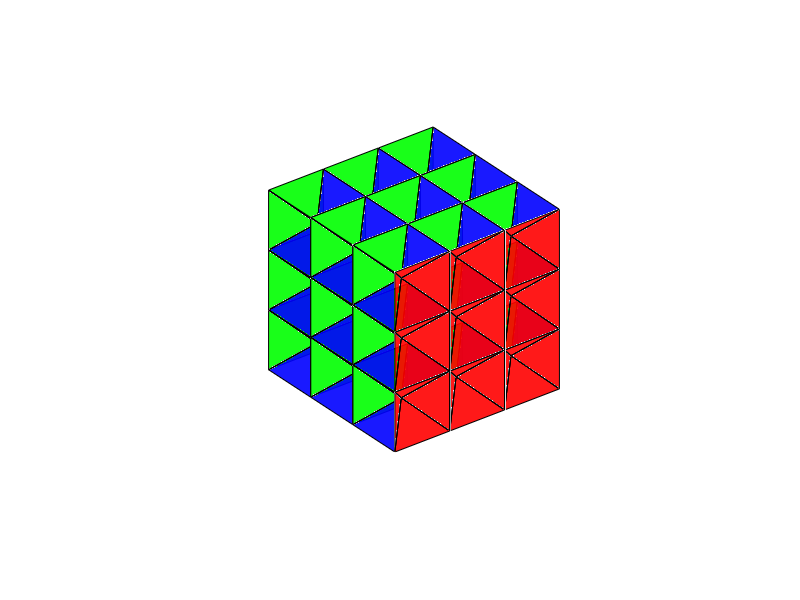

The MATLAB source for this figure:
clear all; close all;
nx=3; ny=3; nz=3;
%nx=1; ny=1; nz=1;

L=1;
alpha=0.9;
%C1=[1 1 1].*0.6;
%C2=[1 1 1].*0.75;
%C3=[1 1 1].*0.9;

C1=[1 0 0];
C2=[0 1 0];
C3=[0 0 1];


figure(1),view(3), hold on;
axis([0,L,0,L,0,L]);

for i=0:nx-1
  xoff=i*L;
  for j=0:ny-1
    yoff=j*L;
    for k=0:nz-1
      zoff=k*L;
      %plot3([0 L]+xoff,[0 L]+yoff,[0 L]+zoff,'b-');
      %plot3([0 L]+xoff,[L 0]+yoff,[0 L]+zoff,'b-');
      %plot3([L 0]+xoff,[0 L]+yoff,[0 L]+zoff,'b-');
  
      X=[0 0.5 1].*L+xoff;
      Y=[0 0.5 0].*L+yoff;
      Z=[0 0.5 0].*L+zoff;
      C=C1;
      patch('XData',X,'YData',Y,'ZData',Z,'FaceColor',C,'FaceAlpha',alpha);

      Z=[1 0.5 1].*L+zoff;
      patch('XData',X,'YData',Y,'ZData',Z,'FaceColor',C,'FaceAlpha',alpha);

      X=[0 0.5 0].*L+xoff;
      Z=[0 0.5 1].*L+zoff;
      patch('XData',X,'YData',Y,'ZData',Z,'FaceColor',C,'FaceAlpha',alpha);
  
      X=[1 0.5 1].*L+xoff;
      patch('XData',X,'YData',Y,'ZData',Z,'FaceColor',C,'FaceAlpha',alpha);

%%%%%%%%%%%%%%%%%%%%%%%%%%%%%%%%%%%%%%%%%%%%%%%%%%%%%%%%%%%%%%%%%%%%%%%%%%%%%%%%%%%%%%%%%%%

      X=[0 0.5 1].*L+xoff;
      Y=[1 0.5 1].*L+yoff;
      Z=[0 0.5 0].*L+zoff;
      C=C2;
      patch('XData',X,'YData',Y,'ZData',Z,'FaceColor',C,'FaceAlpha',alpha);

      Z=[1 0.5 1].*L+zoff;
      patch('XData',X,'YData',Y,'ZData',Z,'FaceColor',C,'FaceAlpha',alpha);

      X=[0 0.5 0].*L+xoff;
      Z=[0 0.5 1].*L+zoff;
      patch('XData',X,'YData',Y,'ZData',Z,'FaceColor',C,'FaceAlpha',alpha);
  
      X=[1 0.5 1].*L+xoff;
      patch('XData',X,'YData',Y,'ZData',Z,'FaceColor',C,'FaceAlpha',alpha);

%%%%%%%%%%%%%%%%%%%%%%%%%%%%%%%%%%%%%%%%%%%%%%%%%%%%%%%%%%%%%%%%%%%%%%%%%%%%%%%%%%%%%%%%%%%

      X=[0 0.5 0].*L+xoff;
      Y=[0 0.5 1].*L+yoff;
      Z=[0 0.5 0].*L+zoff;
      C=C3;
      patch('XData',X,'YData',Y,'ZData',Z,'FaceColor',C,'FaceAlpha',alpha);

      Z=[1 0.5 1].*L+zoff;
      patch('XData',X,'YData',Y,'ZData',Z,'FaceColor',C,'FaceAlpha',alpha);

      X=[1 0.5 1].*L+xoff;
      Z=[0 0.5 0].*L+zoff;
      patch('XData',X,'YData',Y,'ZData',Z,'FaceColor',C,'FaceAlpha',alpha);
  
      Z=[1 0.5 1].*L+zoff;
      patch('XData',X,'YData',Y,'ZData',Z,'FaceColor',C,'FaceAlpha',alpha);

    end
  end
end

axis equal, axis tight, grid on, box on, axis off;
